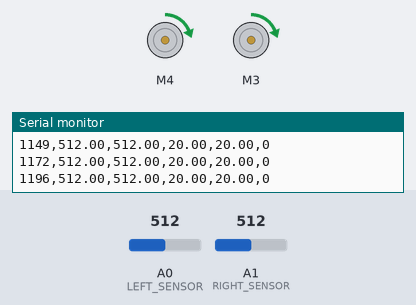
This sketch was run on a simulated Arduino Leonardo, built with avr-gcc and run on an emulated ATmega32U4. Shown: 2 × DC motor (green arrow = forward, orange = backward, longer = faster), the last lines printed to the serial monitor. The inputs (shaded band) are chosen by the test bench; at power-on: A0 (LEFT_SENSOR) = 512, A1 (RIGHT_SENSOR) = 512.

Above: at 1.2 s.
1.3 s: A0 (LEFT_SENSOR) set to 0
At 2.2 s:
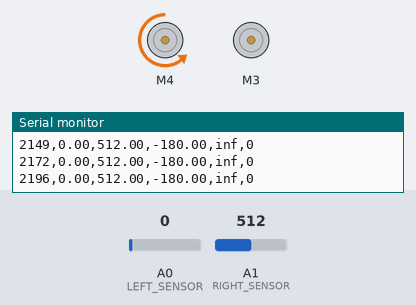
2.8 s: A0 (LEFT_SENSOR) set to 122
At 5.7 s:
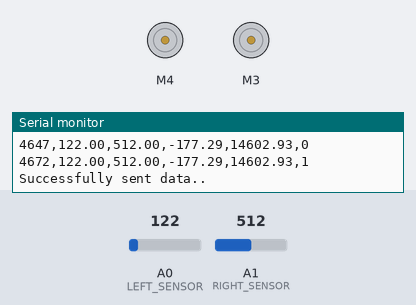
Timing chart, 0 to 7.2 s (numbered marks = the images above; inputs shaded):
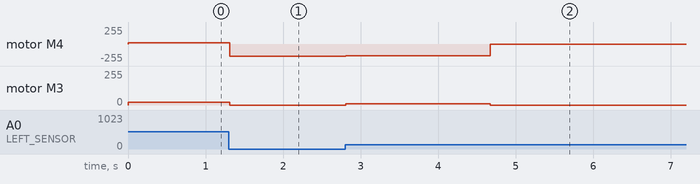

The sketch:

Lab_3_test.ino
```cpp
#include <Keyboard.h>

// Include libraries
#include <Wire.h>
#include <Adafruit_MotorShield.h>
#include "utility/Adafruit_MS_PWMServoDriver.h"

// Defining pins
#define LEFT_SENSOR A0
#define RIGHT_SENSOR A1

// Defining global variables
float left_ir = 0;
float right_ir = 0;
// default speed = 20
float speedy_left = ((left_ir/right_ir) - 1)*100.0 + 20;
float speedy_right = ((right_ir/left_ir) - 1)*100.0 + 20;
unsigned long time = 0;
bool flag = false;
int check = 0;

// Creating motor object
Adafruit_MotorShield AFMS = Adafruit_MotorShield();

// getMotor(port#)  -->   look at the motor shield
Adafruit_DCMotor *left_motor = AFMS.getMotor(4);
Adafruit_DCMotor *right_motor = AFMS.getMotor(3);

void run_robo(float left, float right) {
  left_motor -> setSpeed(abs(left));
  right_motor -> setSpeed(abs(right));

  if (left >= 0 && right >= 0) {
    left_motor -> run(FORWARD);
    right_motor -> run(FORWARD);
  }
  else if (left < 0 && right < 0) {
    left_motor -> run(BACKWARD);
    right_motor -> run(BACKWARD);
  }
  else if (left >= 0 && right < 0) {
    left_motor -> run(FORWARD);
    right_motor -> run(BACKWARD);
  }
  else if (left < 0 && right > 0) {
    left_motor -> run(BACKWARD);
    right_motor -> run(FORWARD);
  }
  else {
    Serial.println("Error in F/W & B/W loop, check < 499");
  }
}

void setup() {
  analogReference(DEFAULT);

  Serial.begin(115200);   // set Baud rate
  AFMS.begin();   // start powering the motorshield
}

void loop() {
  time = millis();

  left_ir = analogRead(LEFT_SENSOR);
  right_ir = analogRead(RIGHT_SENSOR);

  // conditions to set speed
  speedy_left = (pow(left_ir/right_ir, 3) - 1)*200.0 + 20;
  speedy_right = (pow(right_ir/left_ir, 3) - 1)*200.0 + 20;

  if (check < 199) {
    Serial.print(time);
    Serial.print(",");
    Serial.print(left_ir);
    Serial.print(",");
    Serial.print(right_ir);
    Serial.print(",");
    Serial.print(speedy_left);
    Serial.print(",");
    Serial.print(speedy_right);
    Serial.print(",");
    Serial.println(flag);
    run_robo(speedy_left, speedy_right);
  }
  else if (check == 199) {
    flag = true;

    Serial.print(time);
    Serial.print(",");
    Serial.print(left_ir);
    Serial.print(",");
    Serial.print(right_ir);
    Serial.print(",");
    Serial.print(speedy_left);
    Serial.print(",");
    Serial.print(speedy_right);
    Serial.print(",");
    Serial.println(flag);

    left_motor -> run(RELEASE);
    right_motor -> run(RELEASE);
  }
  else if (check == 200) {
    Serial.println("Successfully sent data..");
  }

  delay(20);

  check += 1;
}
```

Measured:
- after the input at 1.3 s, motor M4: forward 20/255 → backward 180/255 at once; motor M3: forward 20/255 → stopped at once
- after the input at 2.8 s, motor M4: backward 180/255 → backward 177/255 at once, → stopped 1.9 s later; motor M3: stopped → forward 10/255 at once, → stopped 1.9 s later
